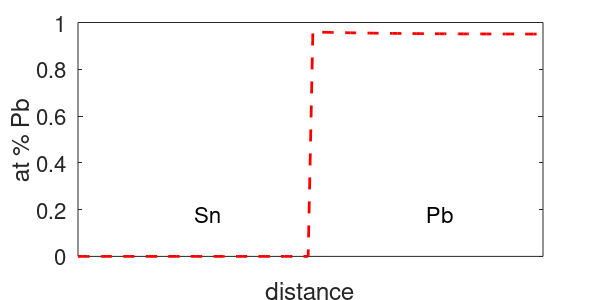
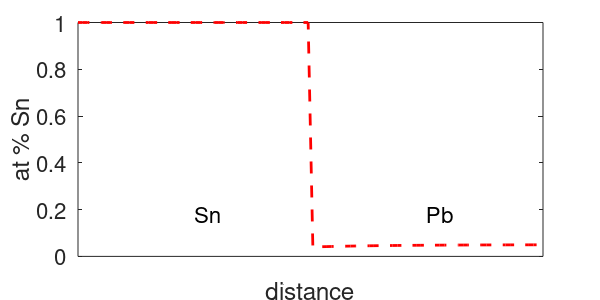
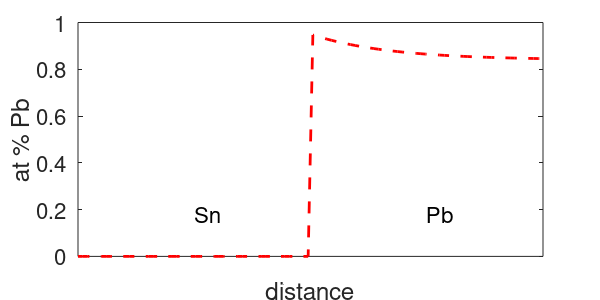
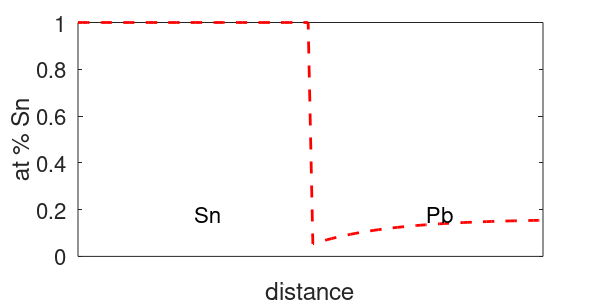

Write MATLAB code to recreate these figures, in order.
clear all
close all
size=[6 3];
set(0, 'DefaultAxesFontSize', 16);
set(0, 'DefaultLineLineWidth', 2);
set(0, 'DefaultFigurePaperposition',[0 0 size])
set(0, 'DefaultFigurePaperSize',size)
set(0, 'DefaultTextFontSize',16)
xlim([0 1])
xdata=linspace(0,1,100);
ydata=abs(xdata>0.5).*(0.95+0.01*exp(-6*(xdata-0.5)));
plot(xdata, ydata, 'r--');
set(gca,'xtick',[])
xlabel('distance')
ylabel('at % Pb')
text(0.25, 0.18, 'Sn')
text(0.75, 0.18, 'Pb')
print(gcf,'-depsc2',['../../316-2_figures/' mfilename '1.eps'])

% plotting tin instead gives:
figure
ydata=1-ydata;
plot(xdata, ydata, 'r--');
set(gca,'xtick',[])
xlabel('distance')
ylabel('at % Sn')
text(0.25, 0.18, 'Sn')
text(0.75, 0.18, 'Pb')
print(gcf,'-depsc2',['../../316-2_figures/' mfilename '2.eps'])

% now we generate the plots for the dissolution
figure
ydata=abs(xdata>0.5).*(0.84+0.11*exp(-6*(xdata-0.5)));
plot(xdata, ydata, 'r--');
set(gca,'xtick',[])
xlabel('distance')
ylabel('at % Pb')
text(0.25, 0.18, 'Sn')
text(0.75, 0.18, 'Pb')
print(gcf,'-depsc2',['../../316-2_figures/' mfilename '3.eps'])

% plotting tin instead gives:
figure
ydata=1-ydata;
plot(xdata, ydata, 'r--');
set(gca,'xtick',[])
xlabel('distance')
ylabel('at % Sn')
text(0.25, 0.18, 'Sn')
text(0.75, 0.18, 'Pb')
print(gcf,'-depsc2',['../../316-2_figures/' mfilename '4.eps'])